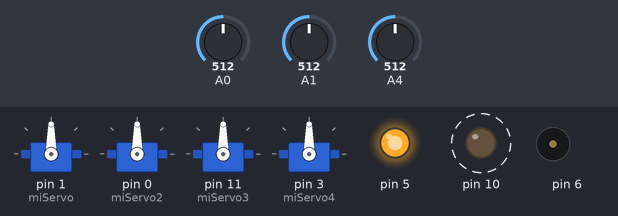
This sketch was run on a simulated Arduino Leonardo, built with avr-gcc and run on an emulated ATmega32U4. On the bench: 4 × servo, output pins drawn as LEDs (lit = HIGH), buzzer (waves = sounding). Dashed ring = blinking. The test bench sets the inputs (shaded band); at power-on: A0 = 512, A1 = 512, A4 = 512.

Above: at 1.82 s.
2.4 s: A0 set to 716
At 4.5 s:
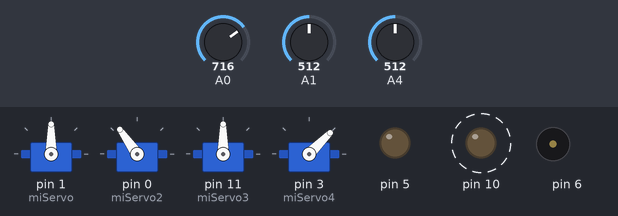
5.9 s: A1 set to 716
At 7.6 s:
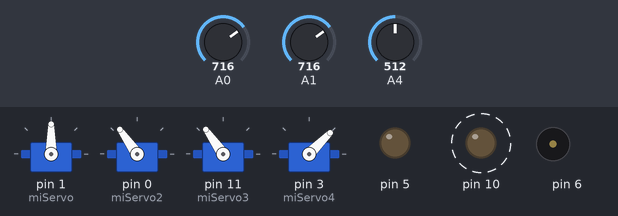
9.4 s: A4 set to 716
At 12.3 s:
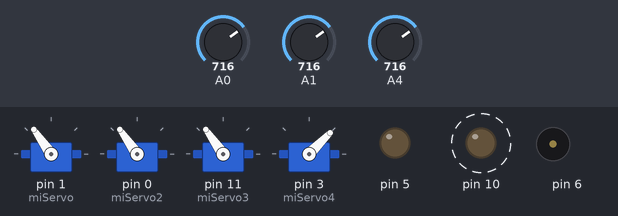
12.9 s: A0 set to 900
At 15.4 s:
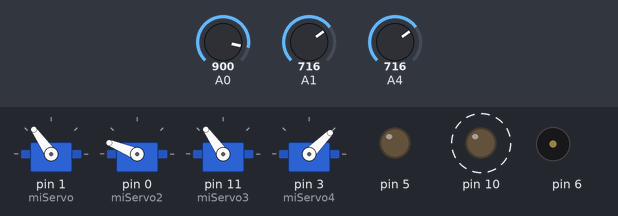
16.4 s: A1 set to 900
At 18.4 s:
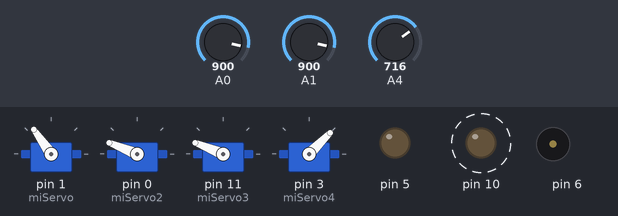
19.9 s: A4 set to 900
At 21.6 s:
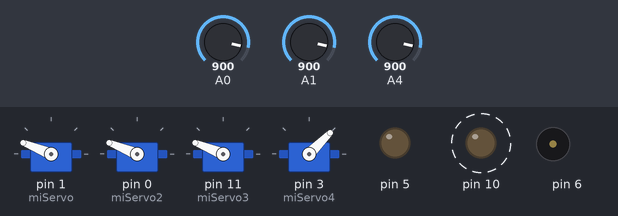
Timing chart, 0 to 24.4 s (numbered marks = the images above; inputs shaded):
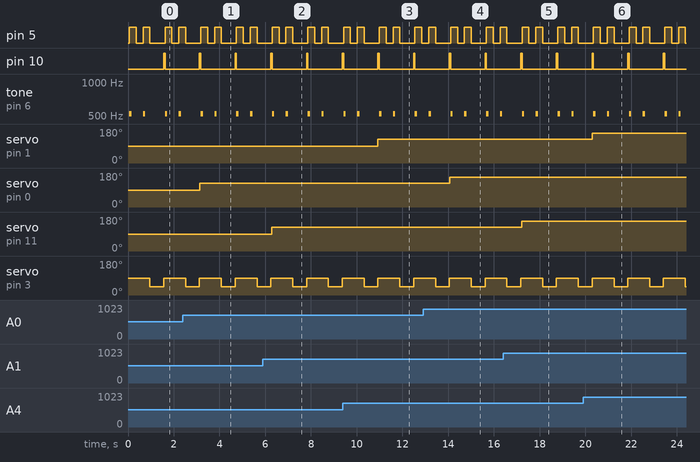

The sketch:

proyecto_brazo.ino
```cpp
//Inicio
#include <Servo.h>
#include <Esplora.h>

Servo miServo;
Servo miServo2;
Servo miServo3;
Servo miServo4;


void setup() {
  miServo.attach (1);
  miServo2.attach (0);
  miServo3.attach (11);
  miServo4.attach (3);
}

void loop() {
  int pot = Esplora.readSlider ();      //Control de la base del brazo
  int angulo = map (pot, 0, 1023, 0, 180);
  miServo.write (angulo);
  delay (20);
////////////////////////////////////////////////////////////////////////////////////
int valorJoy;                                                //Control del angulo X
int servopos;
boolean frezze=Esplora.readButton(SWITCH_4);

if(frezze==false)
{ valorJoy=Esplora.readJoystickX();
servopos=map(valorJoy,-512,512,0,180);
miServo2.write(servopos);
}

if ((Esplora.readButton(SWITCH_4)==0)
&&(frezze==false))
{
  frezze==true;
delay(20);
}

if ((Esplora.readButton(SWITCH_4)==0)
&&(frezze==true))
{
  frezze==false;
delay(20);
}
//////////////////////////////////////////////////////////////////////////////////////
int valorJoy_Y;                                                //Control del angulo Y
int servopos2;
boolean frezzer=Esplora.readButton(SWITCH_2);

if(frezzer==false)
{ valorJoy_Y=Esplora.readJoystickY();
servopos2=map(valorJoy_Y,-512,512,0,180);
miServo3.write(servopos2);
}

if ((Esplora.readButton(SWITCH_2)==0)
&&(frezzer==false))
{
  frezzer==true;
delay(20);
}

if ((Esplora.readButton(SWITCH_2)==0)
&&(frezzer==true))
{
  frezzer==false;
delay(20);
}
 ////////////////////////////////////////////////////////////////////////////////

int boton3=Esplora.readButton(SWITCH_3);
int botonest=Esplora.readButton(SWITCH_1);

if(botonest==LOW){
    Esplora.writeGreen(0);
  Esplora.tone(523,100);
 Esplora.writeRed(255);
 delay(300);
  Esplora.noTone();
   Esplora.writeRed(0);
  delay(300);
   Esplora.tone(523,100);
    Esplora.writeRed(255);
 delay(300);
  Esplora.noTone();
   Esplora.writeRed(0);

  miServo4.write(45);
 delay(600);


}
if(boton3==LOW){
  miServo4.write(90);
  Esplora.writeGreen(255);
  }
}     //Fin del código
```

Measured:
- after the input at 2.4 s, servo on pin 0 (miServo2): 90° → 125° after 0.74 s
- after the input at 5.9 s, servo on pin 11 (miServo3): 90° → 125° after 0.39 s
- after the input at 9.4 s, servo on pin 1 (miServo): 90° → 125° after 1.5 s
- after the input at 12.9 s, servo on pin 0 (miServo2): 125° → 158° after 1.2 s
- after the input at 16.4 s, servo on pin 11 (miServo3): 125° → 158° after 0.81 s
- after the input at 19.9 s, servo on pin 1 (miServo): 125° → 158° after 0.39 s
- by itself, pin 5: repeats every 1.6 s: LOW 0.30 s, HIGH 0.30 s, LOW 0.66 s, HIGH 0.30 s
- by itself, pin 10: alternates HIGH for 0.06 s and LOW for 1.5 s
